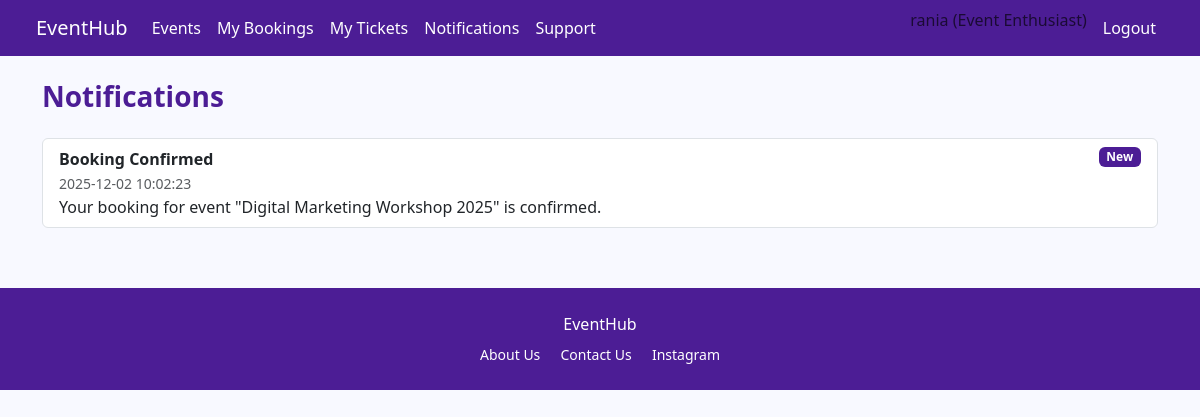
The page /my_notifications.php (signed in) on the database its author committed.
### tables this page shows
CREATE TABLE `notifications` (
  `notification_id` int(11) NOT NULL,
  `user_id` int(11) NOT NULL,
  `notification_type` varchar(100) NOT NULL,
  `title` varchar(300) NOT NULL,
  `message` text NOT NULL,
  `related_event_id` int(11) DEFAULT NULL,
  `is_read` tinyint(1) DEFAULT 0,
  `sent_via` enum('Email','SMS','Both','System') DEFAULT NULL,
  `created_at` timestamp NOT NULL DEFAULT current_timestamp()
);

### my_notifications.php (the view, shortened to what this page needs)
<?php
require_once __DIR__ . '/includes/header.php';
require_once __DIR__ . '/includes/navbar.php';
global $pdo;
$userId = current_user_id();
$stmt = $pdo->prepare("SELECT * FROM notifications WHERE user_id = :uid ORDER BY created_at DESC");
$stmt->execute([':uid' => $userId]);
$notifications = $stmt->fetchAll();
?>
<div class="container mt-4">
    <h3 class="mb-4 page-title">Notifications</h3>
    <ul class="list-group">
        <?php foreach ($notifications as $n): ?>
            <li class="list-group-item d-flex justify-content-between">
                <div>
                    <strong><?= htmlspecialchars($n['title']) ?></strong><br>
                    <small class="text-muted"><?= htmlspecialchars($n['created_at']) ?></small>
                    <p class="mb-0"><?= nl2br(htmlspecialchars($n['message'])) ?></p>
                </div>
                <span class="badge badge-status align-self-start"><?= $n['is_read'] ? 'Read' : 'New' ?></span>
            </li>
        <?php endforeach; ?>
    </ul>
</div>
<?php require_once __DIR__ . '/includes/footer.php'; ?>

### assets/style.css (style rules this page uses)
body { background:#f8f9ff; font-family:'Segoe UI',sans-serif; }
.page-title { color:#4c1d95; font-weight:700; }
.badge-status { background:#4c1d95; }

### rows shown on the page
notifications: title "Booking Confirmed", created_at "2025-12-02 10:02:23", message "Your booking for event \"Digital Marketing Workshop 2025\" is confirmed.", is_read "New"

### other values the page prints
$_SESSION['full_name'] "rania"
$role "Event Enthusiast"
